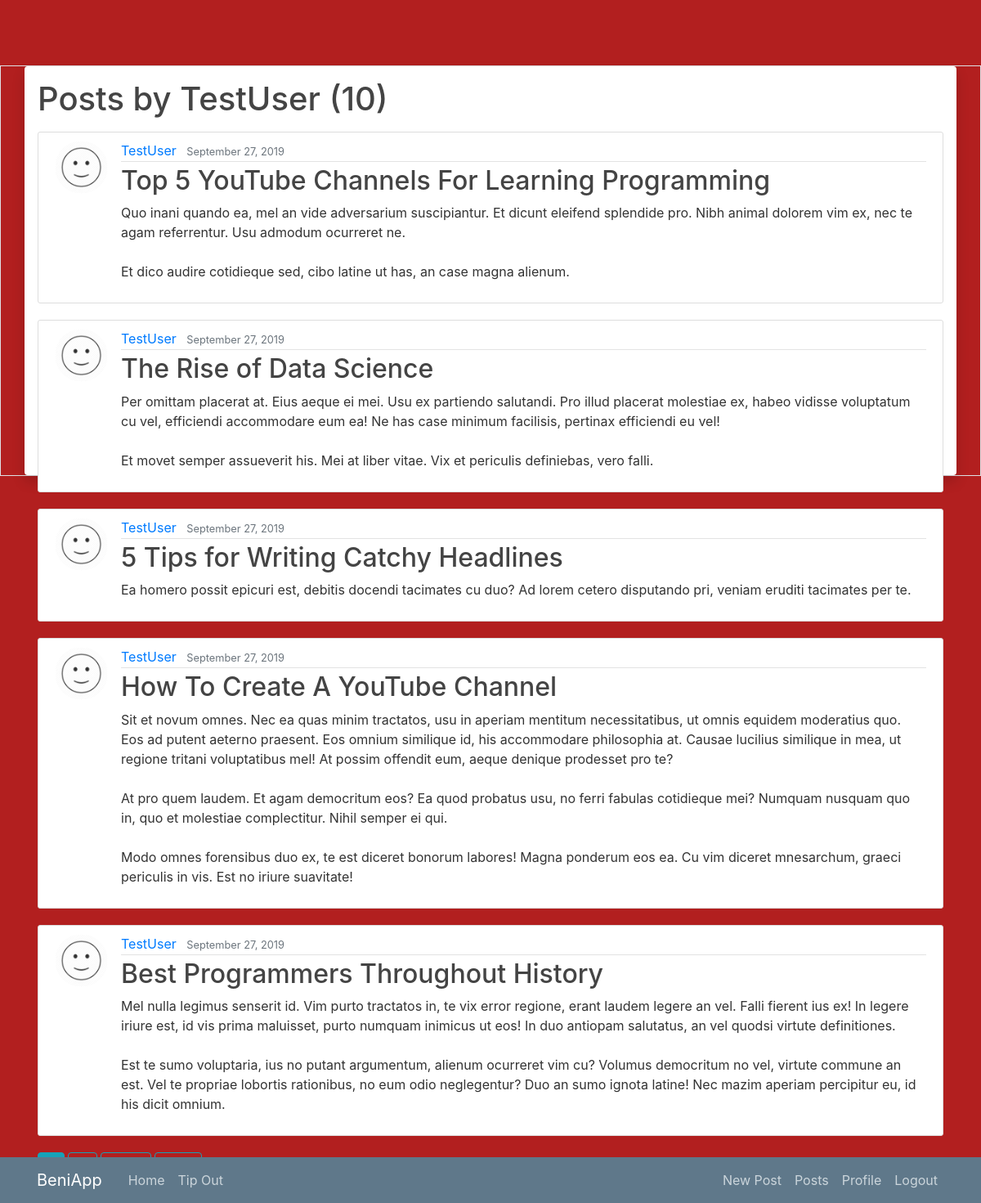
The page /user/TestUser (signed in) on the database as committed earlier.
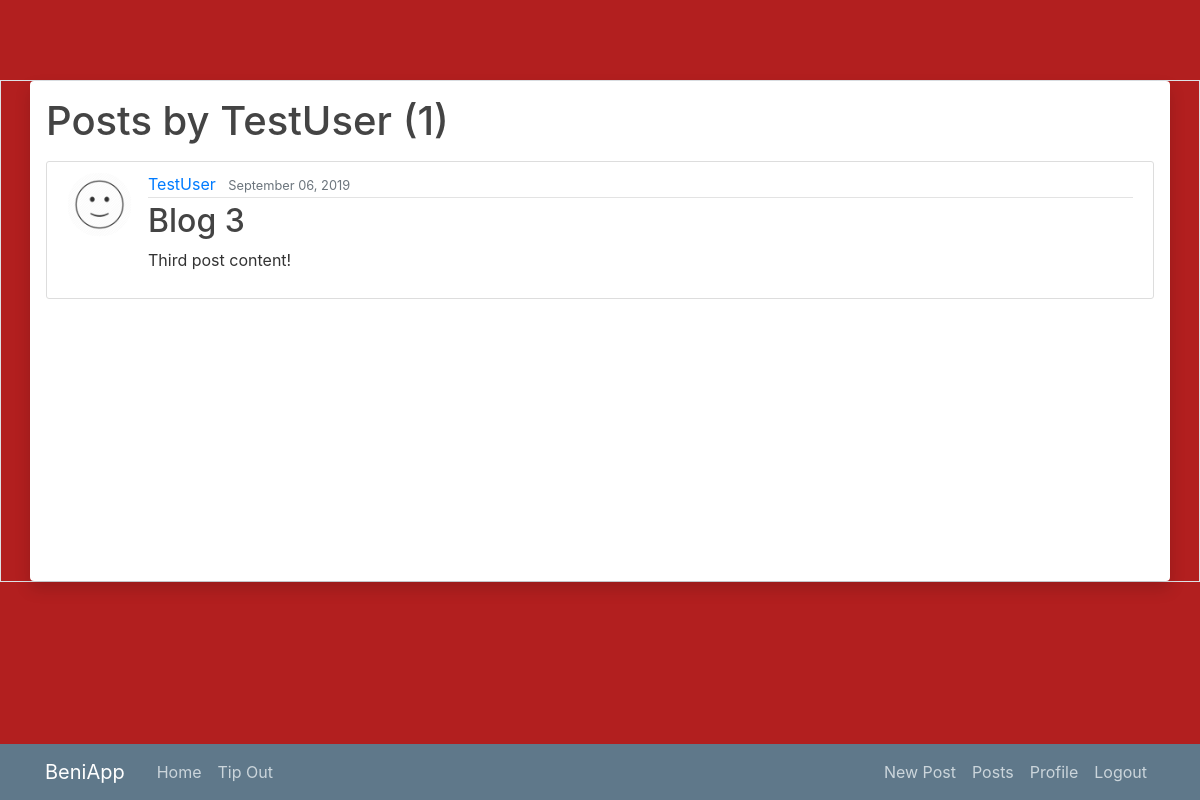
The same page on the database as committed later.
### blog/models.py (models this page shows, shortened)
class Post(models.Model):
    title = models.CharField(max_length=100)
    content = models.TextField()
    date_posted = models.DateTimeField(default=timezone.now)
    author = models.ForeignKey(User, on_delete=models.CASCADE)

### users/models.py (models this page shows, shortened)
class Profile(models.Model):
    user = models.OneToOneField(User, on_delete=models.CASCADE)
    image = models.ImageField(default='default.png', upload_to='profile_pics')

### blog/views.py (the view)
# urls.py: path('user/<str:username>', UserPostListView.as_view(), name='user-posts'),
class UserPostListView(LoginRequiredMixin, ListView):
    model = Post
    template_name = 'blog/user_post.html'
    context_object_name = 'posts'
    ordering = ['-date_posted']
    paginate_by = 5
    def get_queryset(self):
        user = get_object_or_404(User, username=self.kwargs.get('username'))
        return Post.objects.filter(author=user).order_by('-date_posted')

### blog/templates/blog/user_post.html (shortened to what this page needs)
{% extends "blog/base.html" %}
{% block content %}
    <h1 class="mb-3">Posts by {{ view.kwargs.username }} ({{ page_obj.paginator.count }})</h1>
    {% for post in posts %}
        <article class="media content-section">
          <img class="rounded-circle article-img" src="{{ post.author.profile.image.url }}">
          <div class="media-body">
            <div class="article-metadata">
              <a class="mr-2" href="{% url 'user-posts' post.author.username %}">{{ post.author }}</a>
              <small class="text-muted">{{ post.date_posted|date:"F d, Y" }}</small>
            </div>
            <h2><a class="article-title" href="{% url 'post-detail' post.id %}">{{ post.title }}</a></h2>
            <p class="article-content">{{ post.content }}</p>
          </div>
        </article>
    {% endfor %}
    {% if is_paginated %}
      {% for num in page_obj.paginator.page_range %}
        {% if page_obj.number == num %}
          <a class="btn btn-info mb-4" href="?page={{ num }}">{{ num }}</a>
        {% elif num > page_obj.number|add:'-3' and num < page_obj.number|add:'3' %}
          <a class="btn btn-outline-info mb-4" href="?page={{ num }}">{{ num }}</a>
        {% endif %}
      {% endfor %}
      {% if page_obj.has_next %}
        <a class="btn btn-outline-info mb-4" href="?page={{ page_obj.next_page_number }}">Next</a>
        <a class="btn btn-outline-info mb-4" href="?page={{ page_obj.paginator.num_pages }}">Last</a>
      {% endif %}
    {% endif %}
{% endblock content %}

Rows that differ between the two databases and show on the page:
removed Post: author.profile.image (placeholder picture), author "TestUser", date_posted "September 27, 2019", title "Top 5 YouTube Channels For Learning Programming", content "Quo inani quando ea, mel an vide adversarium suscipiantur. Et dicunt eleifend splendide pro. Nibh animal dolorem vim ex, nec te agam referrentur. Usu admodum ocurreret ne. Et dico audire cotidieque sed, cibo latine ut has, an case magna alienum."
removed Post: author.profile.image (placeholder picture), author "TestUser", date_posted "September 27, 2019", title "The Rise of Data Science", content "Per omittam placerat at. Eius aeque ei mei. Usu ex partiendo salutandi. Pro illud placerat molestiae ex, habeo vidisse voluptatum cu vel, efficiendi accommodare eum ea! Ne has case minimum facilisis, pertinax efficiendi eu vel! Et movet semper assueverit his. Mei at liber vitae. Vix et periculis definiebas, vero falli."
removed Post: author.profile.image (placeholder picture), author "TestUser", date_posted "September 27, 2019", title "5 Tips for Writing Catchy Headlines", content "Ea homero possit epicuri est, debitis docendi tacimates cu duo? Ad lorem cetero disputando pri, veniam eruditi tacimates per te."
removed Post: author.profile.image (placeholder picture), author "TestUser", date_posted "September 27, 2019", title "How To Create A YouTube Channel", content "Sit et novum omnes. Nec ea quas minim tractatos, usu in aperiam mentitum necessitatibus, ut omnis equidem moderatius quo. Eos ad putent aeterno praesent. Eos omnium similique id, his accommodare philosophia at. Causae lucilius similique in mea, ut regione tritani voluptatibus mel! At possim offendit eum, aeque denique prodesset pro te? At pro quem laudem. Et agam democritum eos? Ea quod probatus usu, no ferri fabulas cotidieque mei? Numquam nusquam quo in, quo et molestiae complectitur. Nihil semper ei qui. Modo omnes forensibus duo ex, te est diceret bonorum labores! Magna ponderum eos ea. Cu vim diceret mnesarchum, graeci periculis in vis. Est no iriure suavitate!"
removed Post: author.profile.image (placeholder picture), author "TestUser", date_posted "September 27, 2019", title "Best Programmers Throughout History", content "Mel nulla legimus senserit id. Vim purto tractatos in, te vix error regione, erant laudem legere an vel. Falli fierent ius ex! In legere iriure est, id vis prima maluisset, purto numquam inimicus ut eos! In duo antiopam salutatus, an vel quodsi virtute definitiones. Est te sumo voluptaria, ius no putant argumentum, alienum ocurreret vim cu? Volumus democritum no vel, virtute commune an est. Vel te propriae lobortis rationibus, no eum odio neglegentur? Duo an sumo ignota latine! Nec mazim aperiam percipitur eu, id his dicit omnium."
now on this page (row unchanged): Post: author.profile.image (placeholder picture), author "TestUser", date_posted "September 06, 2019", title "Blog 3", content "Third post content!"
Other text that changed with them:
{{ page_obj.paginator.count }}: "10" → "1"
